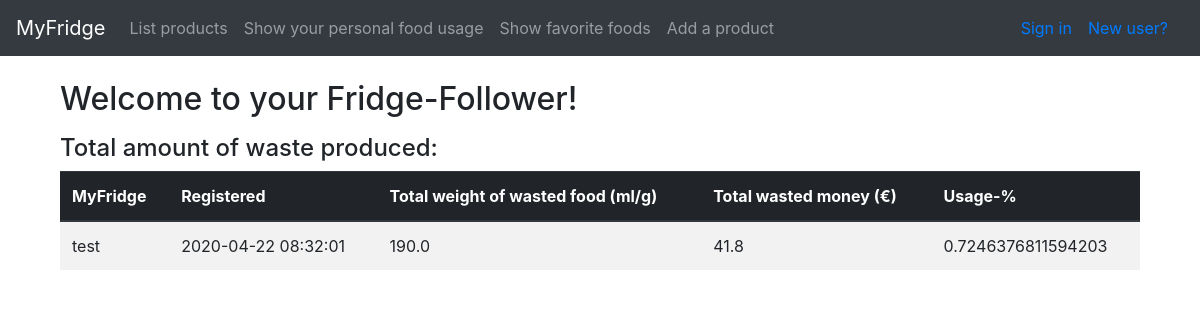
The app's page /, older data.
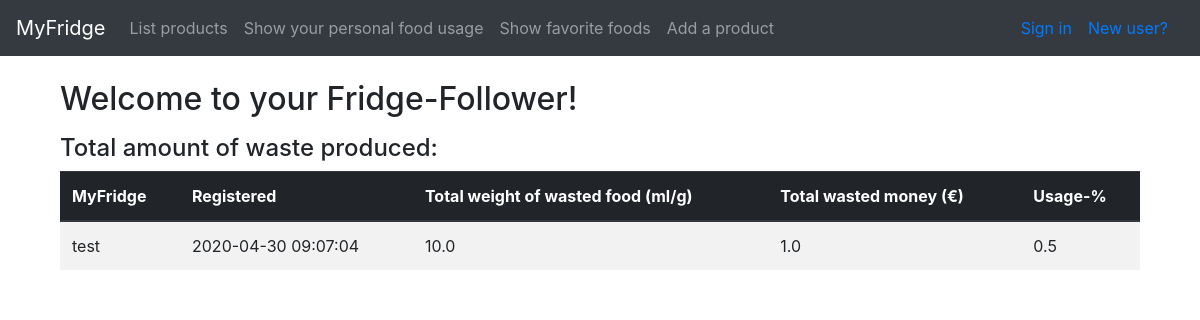
The same page, newer data.
### application/auth/models.py (models this page shows, shortened)
class User(Base):
    __tablename__ = "account"
    username = db.Column(db.String(144), nullable=False)
    password = db.Column(db.String(144), nullable=False)
    email = db.Column(db.String(144), nullable=False)
    product_id = db.relationship("Product", backref='account', cascade="all, delete", lazy=True)
    waste_id = db.relationship("Waste", backref='account', cascade="all, delete", lazy=True)
    dish_id = db.relationship("Dish", backref='account', cascade="all, delete", lazy=True)

### application/views.py (the view)
@app.route("/")
def index():
    return render_template("index.html", total_data=Waste.total_data())

### application/usage/models.py (called while the page is built)
    @staticmethod
    def total_data():
        stmt = text("SELECT Account.username, Account.date_created,  SUM(Waste.amount) as wfood, SUM(Waste.price) as wprice, (SUM(Dish.amount) / (SUM(Waste.amount) + SUM(Dish.amount))) as usage FROM Waste"
         	        " LEFT JOIN Account ON Waste.account_id = Account.id"
                    " LEFT JOIN Dish ON Dish.account_id = Dish.id"
		            " GROUP BY Account.id"
                    " ORDER BY usage DESC")
        res = db.engine.execute(stmt)
        response = []
        for row in res:
            response.append({"username": row[0], "date_created": row[1], "wfood": row[2], "wprice": row[3], "usage": row[4]})
        return response

### application/templates/index.html (shortened to what this page needs)
{% extends "layout.html" %}
{% block body %}
<div class="container">
  <h2>
    Welcome to your Fridge-Follower!
  </h2>
{% if total_data is defined %}
<h4> Total amount of waste produced: </h4>
<table class="table table-striped">
   <thead class= "thead-dark">
    <tr>
        <th>MyFridge</th>
        <th>Registered</th>
        <th>Total weight of wasted food (ml/g)</th>
        <th>Total wasted money (€)</th>
        <th>Usage-%</th>
      </tr>
   </thead>
   <tbody>
  {% for data in total_data %}
    <tr class="warning">
       <td>{{ data.username }}</td>
       <td>{{ data.date_created }}</td>
       <td>{{ data.wfood }}</td>
       <td>{{ data.wprice }}</td>
       <td>{{ data.usage }}</td>
     </tr>
  {% endfor %}
</table>
{% endif %}
</div>
</body>
</html>
{% endblock %}

### application/templates/layout.html (shortened to what this page needs)
<!DOCTYPE html>
<html>
  <head>
    <link rel="stylesheet" href="https://maxcdn.bootstrapcdn.com/bootstrap/4.0.0/css/bootstrap.min.css">
  </head>
    <body>
    <nav class="navbar navbar-expand-md navbar-dark bg-dark mb-4" style="background-color: #e3f2fd;">
	<a class="navbar-brand" href="{{ url_for('index') }}">MyFridge</a>
	<div class="collapse navbar-collapse" id="navbarCollapse">
          <ul class="navbar-nav mr-auto">
            <li class="nav-item">
              <a class="nav-link" href="{{ url_for('products_list') }} ">List products</a>
            </li>
            <li class="nav-item">
              <a class="nav-link" href="{{ url_for('usage_list') }} ">Show your personal food usage</a>
            </li>
            <li class="nav-item">
              <a class="nav-link" href="{{ url_for('show_favorites') }} ">Show favorite foods</a>
            </li>
            <li class="nav-item">
              <a class="nav-link" href="{{ url_for('products_form') }} ">Add a product</a>
            </li>
          </ul>
          <div class="form-inline mt-2 mt-md-0">
      {% if current_user.is_authenticated %}
      <a href="{{ url_for('auth_logout') }}">MyFridge: {{ current_user.username }} -- Sign out</a>
      <a class="nav-link" href="{{ url_for('user_edit') }}">Edit user</a>
      {% else %}
      <a href="{{ url_for('auth_login') }}">Sign in</a>
      <a class="nav-link" href="{{ url_for('account_create') }}">New user?</a>
      {% endif %}
      </div>
     </div>
    </nav>
   <main role="main" class="container">
    {% block body %}{% endblock %}
  </body>
</html>

Row changes from the older to the newer data that the page shows:
changed User "test": date_created "2020-04-22 08:32:01" → "2020-04-30 09:07:04"; wfood "190.0" → "10.0"; wprice "41.8" → "1.0"; usage "0.7246376811594203" → "0.5"
